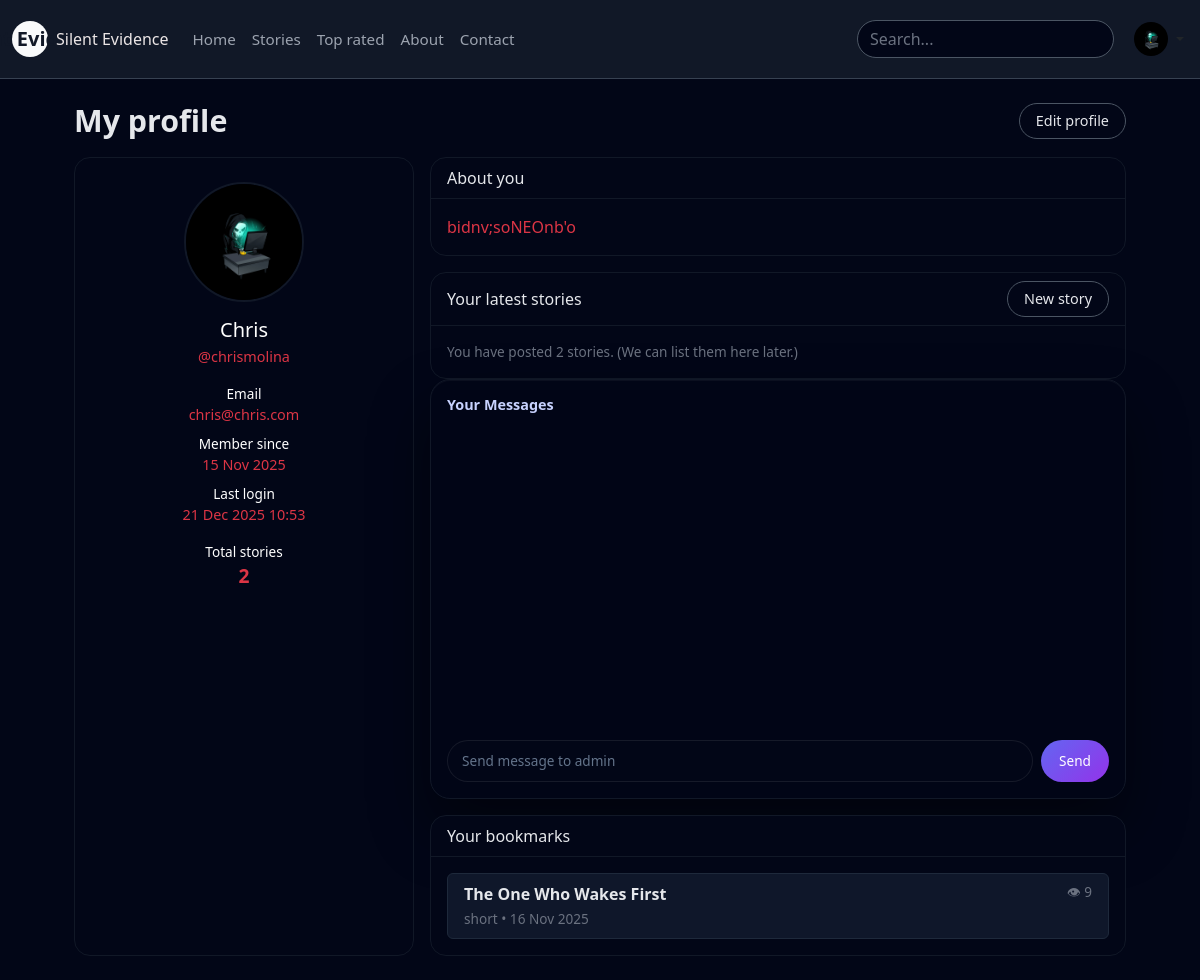
Before: /profile.php (signed in) with the older database file.
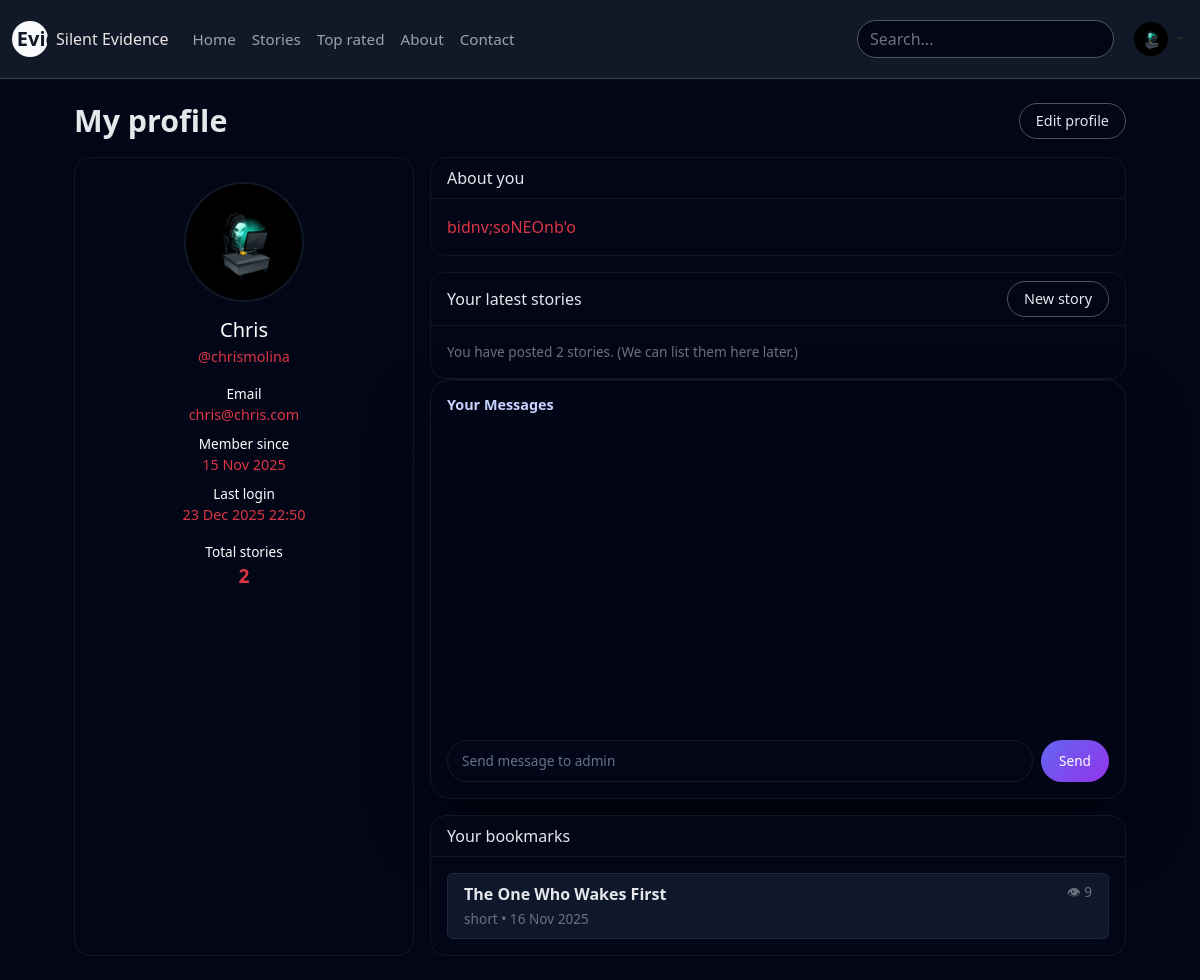
After: the same page with the newer database file.
### tables this page shows
CREATE TABLE `users` (
  `id` int(10) UNSIGNED NOT NULL,
  `username` varchar(50) NOT NULL,
  `email` varchar(190) NOT NULL,
  `password_hash` varchar(255) NOT NULL,
  `display_name` varchar(100) NOT NULL,
  `avatar` varchar(255) DEFAULT NULL,
  `bio` text DEFAULT NULL,
  `role` enum('user','admin') NOT NULL DEFAULT 'user',
  `created_at` datetime NOT NULL DEFAULT current_timestamp(),
  `last_login` datetime DEFAULT NULL,
  `locked_until` datetime DEFAULT NULL,
  `reset_token` varchar(64) DEFAULT NULL,
  `reset_expires` datetime DEFAULT NULL,
  `is_blocked` tinyint(1) NOT NULL DEFAULT 0,
  `blocked_reason` varchar(255) DEFAULT NULL,
  `blocked_at` datetime DEFAULT NULL
);

### profile.php (the view, shortened to what the changed rows need)
<?php
require 'include/db.php';
$userId = (int) $_SESSION['user_id'];
$stmt = $pdo->prepare(
  'SELECT id, username, display_name, email, avatar, bio, created_at, last_login
       FROM users
      WHERE id = :id
      LIMIT 1'
);
$stmt->execute([':id' => $userId]);
$user = $stmt->fetch();
?>
<!doctype html>
<html lang="en">
<head>
  <link
    href="https://cdn.jsdelivr.net/npm/bootstrap@5.3.3/dist/css/bootstrap.min.css"
    rel="stylesheet">
</head>
<body>
  <?php include 'include/header.php'; ?>
  <div class="page-wrapper">
    <div class="profile-header d-flex justify-content-between align-items-center">
      <h1>My profile</h1>
    </div>
    <div class="row g-3">
      <div class="col-md-4">
        <div class="card card-dark h-100">
          <div class="card-body text-center py-4 px-4">
            <img
              src="<?php echo htmlspecialchars($user['avatar']); ?>"
              alt="Avatar"
              class="avatar-lg mb-3">
            <h2 class="h5 mb-1 text-white">
              <?php echo htmlspecialchars($user['display_name'] ?: $user['username']); ?>
            </h2>
            <div class="username-tag mb-3 text-danger">
              @<?php echo htmlspecialchars($user['username']); ?>
            </div>
            <div class="mb-2">
              <div class="meta-label text-white">Email</div>
              <div class="meta-value text-danger">
                <?php echo htmlspecialchars($user['email']); ?>
              </div>
            </div>
            <div class="mb-2">
              <div class="meta-label text-white">Member since</div>
              <div class="meta-value text-danger">
                <?php echo date('d M Y', strtotime($user['created_at'])); ?>
              </div>
            </div>
            <div class="mb-3">
              <div class="meta-label text-white">Last login</div>
              <div class="meta-value text-danger">
                <?php echo $user['last_login']
                  ? date('d M Y H:i', strtotime($user['last_login']))
                  : 'First time online'; ?>
              </div>
            </div>
            <div class="mt-2">
              <div class="meta-label text-white">Total stories</div>
              <div class="stat-number text-danger">
              </div>
            </div>
          </div>
        </div>
      </div>
      <div class="col-md-8">
        <div class="card card-dark mb-3">
          <div class="card-body">
            <?php if ($user['bio']): ?>
              <p class="mb-0 text-danger">
                <?php echo nl2br(htmlspecialchars($user['bio'])); ?>
              </p>
            <?php else: ?>
              <p class="text-muted-small mb-0">
                You have not written a bio yet.
              </p>
            <?php endif; ?>
          </div>
        </div>
      </div>
    </div>
  </div>
</body>
</html>

Changed rows visible on the page:
changed users "Chris": last_login "21 Dec 2025 10:53" → "23 Dec 2025 22:50"
